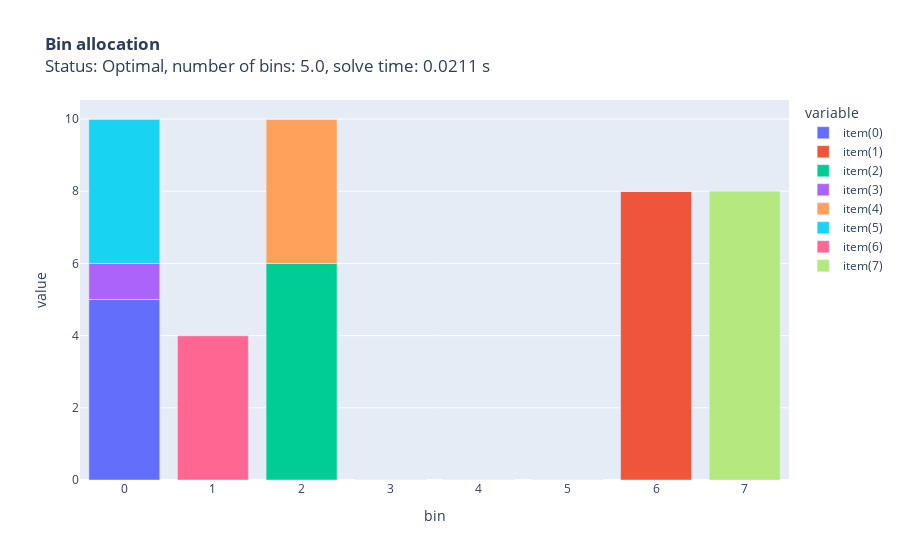

Notebook cell for this chart:
### Code cell
print(problems[0].s)
draw_allocation(solutions[0].result)

### Figure 1 — Plotly figure (JSON) as saved in the notebook; plotly's stock layout.template omitted (floating-point values rounded to 4 significant figures)
{"data": [{"alignmentgroup": "True", "hovertemplate": "variable=item(0)<br>bin=%{x}<br>value=%{y}<extra></extra>", "legendgroup": "item(0)", "marker": {"color": "#636efa", "pattern": {"shape": ""}}, "name": "item(0)", "offsetgroup": "item(0)", "orientation": "v", "showlegend": true, "textposition": "auto", "type": "bar", "x": ["0", "1", "2", "3", "4", "5", "6", "7"], "xaxis": "x", "y": [5, 0, 0, 0, 0, 0, 0, 0], "yaxis": "y"}, {"alignmentgroup": "True", "hovertemplate": "variable=item(1)<br>bin=%{x}<br>value=%{y}<extra></extra>", "legendgroup": "item(1)", "marker": {"color": "#EF553B", "pattern": {"shape": ""}}, "name": "item(1)", "offsetgroup": "item(1)", "orientation": "v", "showlegend": true, "textposition": "auto", "type": "bar", "x": ["0", "1", "2", "3", "4", "5", "6", "7"], "xaxis": "x", "y": [0, 0, 0, 0, 0, 0, 8, 0], "yaxis": "y"}, {"alignmentgroup": "True", "hovertemplate": "variable=item(2)<br>bin=%{x}<br>value=%{y}<extra></extra>", "legendgroup": "item(2)", "marker": {"color": "#00cc96", "pattern": {"shape": ""}}, "name": "item(2)", "offsetgroup": "item(2)", "orientation": "v", "showlegend": true, "textposition": "auto", "type": "bar", "x": ["0", "1", "2", "3", "4", "5", "6", "7"], "xaxis": "x", "y": [0, 0, 6, 0, 0, 0, 0, 0], "yaxis": "y"}, {"alignmentgroup": "True", "hovertemplate": "variable=item(3)<br>bin=%{x}<br>value=%{y}<extra></extra>", "legendgroup": "item(3)", "marker": {"color": "#ab63fa", "pattern": {"shape": ""}}, "name": "item(3)", "offsetgroup": "item(3)", "orientation": "v", "showlegend": true, "textposition": "auto", "type": "bar", "x": ["0", "1", "2", "3", "4", "5", "6", "7"], "xaxis": "x", "y": [1, 0, 0, 0, 0, 0, 0, 0], "yaxis": "y"}, {"alignmentgroup": "True", "hovertemplate": "variable=item(4)<br>bin=%{x}<br>value=%{y}<extra></extra>", "legendgroup": "item(4)", "marker": {"color": "#FFA15A", "pattern": {"shape": ""}}, "name": "item(4)", "offsetgroup": "item(4)", "orientation": "v", "showlegend": true, "textposition": "auto", "type": "bar", "x": ["0", "1", "2", "3", "4", "5", "6", "7"], "xaxis": "x", "y": [0, 0, 4, 0, 0, 0, 0, 0], "yaxis": "y"}, {"alignmentgroup": "True", "hovertemplate": "variable=item(5)<br>bin=%{x}<br>value=%{y}<extra></extra>", "legendgroup": "item(5)", "marker": {"color": "#19d3f3", "pattern": {"shape": ""}}, "name": "item(5)", "offsetgroup": "item(5)", "orientation": "v", "showlegend": true, "textposition": "auto", "type": "bar", "x": ["0", "1", "2", "3", "4", "5", "6", "7"], "xaxis": "x", "y": [4, 0, 0, 0, 0, 0, 0, 0], "yaxis": "y"}, {"alignmentgroup": "True", "hovertemplate": "variable=item(6)<br>bin=%{x}<br>value=%{y}<extra></extra>", "legendgroup": "item(6)", "marker": {"color": "#FF6692", "pattern": {"shape": ""}}, "name": "item(6)", "offsetgroup": "item(6)", "orientation": "v", "showlegend": true, "textposition": "auto", "type": "bar", "x": ["0", "1", "2", "3", "4", "5", "6", "7"], "xaxis": "x", "y": [0, 4, 0, 0, 0, 0, 0, 0], "yaxis": "y"}, {"alignmentgroup": "True", "hovertemplate": "variable=item(7)<br>bin=%{x}<br>value=%{y}<extra></extra>", "legendgroup": "item(7)", "marker": {"color": "#B6E880", "pattern": {"shape": ""}}, "name": "item(7)", "offsetgroup": "item(7)", "orientation": "v", "showlegend": true, "textposition": "auto", "type": "bar", "x": ["0", "1", "2", "3", "4", "5", "6", "7"], "xaxis": "x", "y": [0, 0, 0, 0, 0, 0, 0, 8], "yaxis": "y"}], "layout": {"barmode": "relative", "legend": {"title": {"text": "variable"}, "tracegroupgap": 0}, "title": {"text": "<b>Bin allocation</b><br>Status: Optimal, number of bins: 5.0, solve time: 0.0211 s"}, "xaxis": {"anchor": "y", "domain": [0, 1], "title": {"text": "bin"}}, "yaxis": {"anchor": "x", "domain": [0, 1], "title": {"text": "value"}}}}
